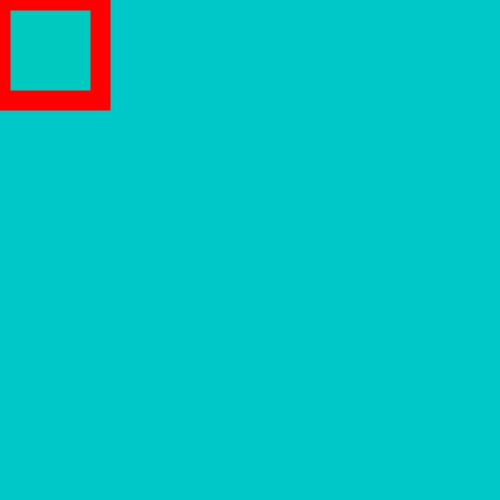
Frame 1 (no input)
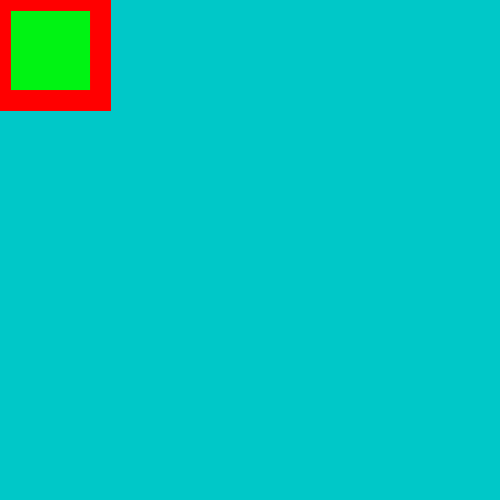
Frame 60 (the mouse pressed at the canvas centre just before this capture)
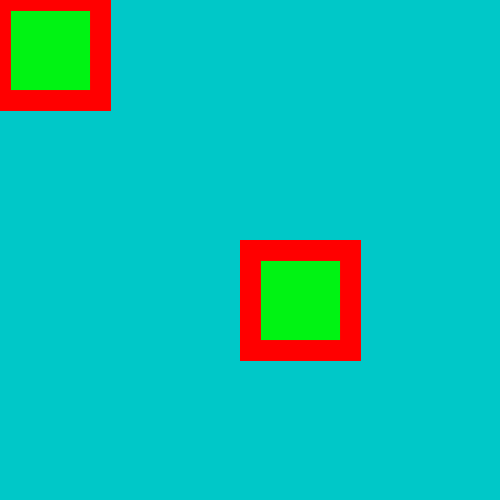
Frame 120 (the mouse held since frame 60 and released just before this capture)

The Processing sketch that drew these frames (run headless with seeded random() and noise(); from frame 60 on, the mouse is pressed at the canvas centre):

// Processing sketch: processing_53807
// ── processing_53807.pde

void setup (){
  size (500,500);
  background(0,200,200);
  
}

void draw (){
  
  stroke(400,0,0);
  strokeWeight(20);
  fill (0,500,10,10);
  rect (mouseX,mouseY,100,100);
}
  
  
